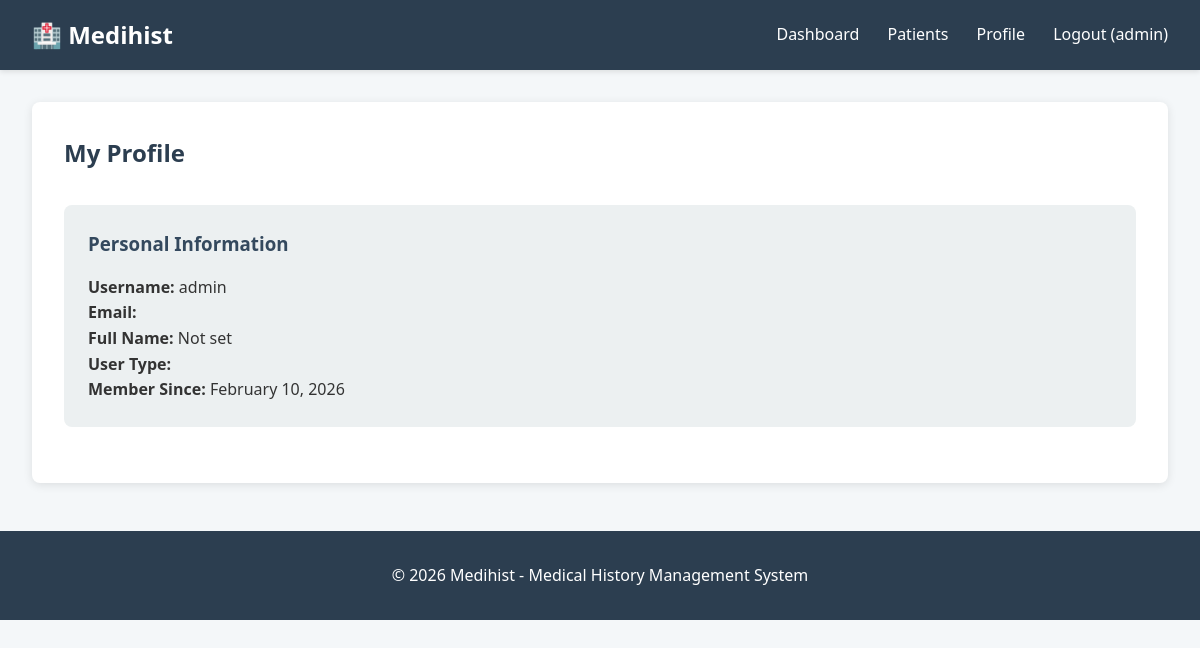
The page /users/profile/ (signed in) on the database its author committed.
### Users/models.py (models this page shows, shortened)
class User(AbstractUser):
    USER_TYPE_CHOICES = (
        ('ADMIN', 'Admin'),
        ('DOCTOR', 'Doctor'),
        ('NURSE', 'Nurse'),
    )
    user_type = models.CharField(max_length=10, choices=USER_TYPE_CHOICES)
    phone_regex = RegexValidator(
        regex=r'^\+?1?\d{9,15}$',
        message="Phone number must be entered in the format: '+999999999'. Up to 11 digits allowed."
    )
    phone_number = models.CharField(validators=[phone_regex], max_length=13, blank=True)
    email = models.CharField(max_length=50, blank=True)
    date_of_birth = models.DateField(null=True, blank=True)
    created_at = models.DateTimeField(auto_now_add=True)
    updated_at = models.DateTimeField(auto_now=True)
    class Meta:
        verbose_name = 'User'
        verbose_name_plural = 'Users'

### Users/views.py (the view)
# urls.py: path('profile/', views.profile_view, name='profile'),
@login_required
def profile_view(request):
    user = request.user
    context = {'user': user}
    if user.user_type == 'DOCTOR':
        context['profile'] = user.doctor_profile
    elif user.user_type == 'NURSE':
        context['profile'] = user.nurse_profile
    elif user.user_type == 'ADMIN':
        context['profile'] = user.admin_profile
    return render(request, 'Users/profile.html', context)

### Users/templates/Users/profile.html (shortened to what this page needs)
{% extends 'users/base.html' %}
{% block content %}
<div class="card">
    <h2 style="color: #2c3e50; margin-bottom: 2rem;">My Profile</h2>
    <div style="background: #ecf0f1; padding: 1.5rem; border-radius: 8px; margin-bottom: 1.5rem;">
        <h3 style="color: #34495e; margin-bottom: 1rem;">Personal Information</h3>
        <p><strong>Username:</strong> {{ user.username }}</p>
        <p><strong>Email:</strong> {{ user.email }}</p>
        <p><strong>Full Name:</strong> {{ user.get_full_name|default:"Not set" }}</p>
        <p><strong>User Type:</strong> {{ user.get_user_type_display }}</p>
        <p><strong>Member Since:</strong> {{ user.date_joined|date:"F d, Y" }}</p>
    </div>
</div>
{% endblock %}

### Users/templates/Users/base.html (shortened to what this page needs)
<!DOCTYPE html>
<html lang="en">
<head>
</head>
<body>
    <div class="navbar">
        <h1>🏥 Medihist</h1>
        <nav>
            {% if user.is_authenticated %}
                <a href="{% url 'dashboard' %}">Dashboard</a>
                {% if user.user_type in 'DOCTOR,NURSE,ADMIN' %}
                <a href="{% url 'records:patient_list' %}">Patients</a>
                {% endif %}
                <a href="{% url 'profile' %}">Profile</a>
                <a href="{% url 'logout' %}">Logout ({{ user.username }})</a>
            {% else %}
                <a href="{% url 'home' %}">Home</a>
                <a href="{% url 'login' %}">Login</a>
            {% endif %}
        </nav>
    </div>
    <div class="container">
        {% block content %}{% endblock %}
    </div>
    <footer>
        <p>&copy; 2026 Medihist - Medical History Management System</p>
    </footer>
</body>
</html>

### Users/templates/Users/base.html (style rules this page uses)
* { margin: 0; padding: 0; box-sizing: border-box; }
body { font-family: 'Segoe UI', Tahoma, Geneva, Verdana, sans-serif; line-height: 1.6; background-color: #f4f7f9; color: #333; }
.navbar { background-color: #2c3e50; color: white; padding: 1rem 2rem; display: flex; justify-content: space-between; align-items: center; box-shadow: 0 2px 5px rgba(0,0,0,0.1); }
.navbar h1 { font-size: 1.5rem; }
.navbar nav a { color: white; text-decoration: none; margin-left: 1.5rem; transition: color 0.3s; }
.container { max-width: 1200px; margin: 2rem auto; padding: 0 2rem; }
.card { background: white; padding: 2rem; border-radius: 8px; box-shadow: 0 2px 10px rgba(0,0,0,0.1); margin-bottom: 2rem; }
footer { text-align: center; padding: 2rem; background-color: #2c3e50; color: white; margin-top: 3rem; }

### rows shown on the page
User: username "admin", get_full_name "Not set", date_joined "February 10, 2026"
